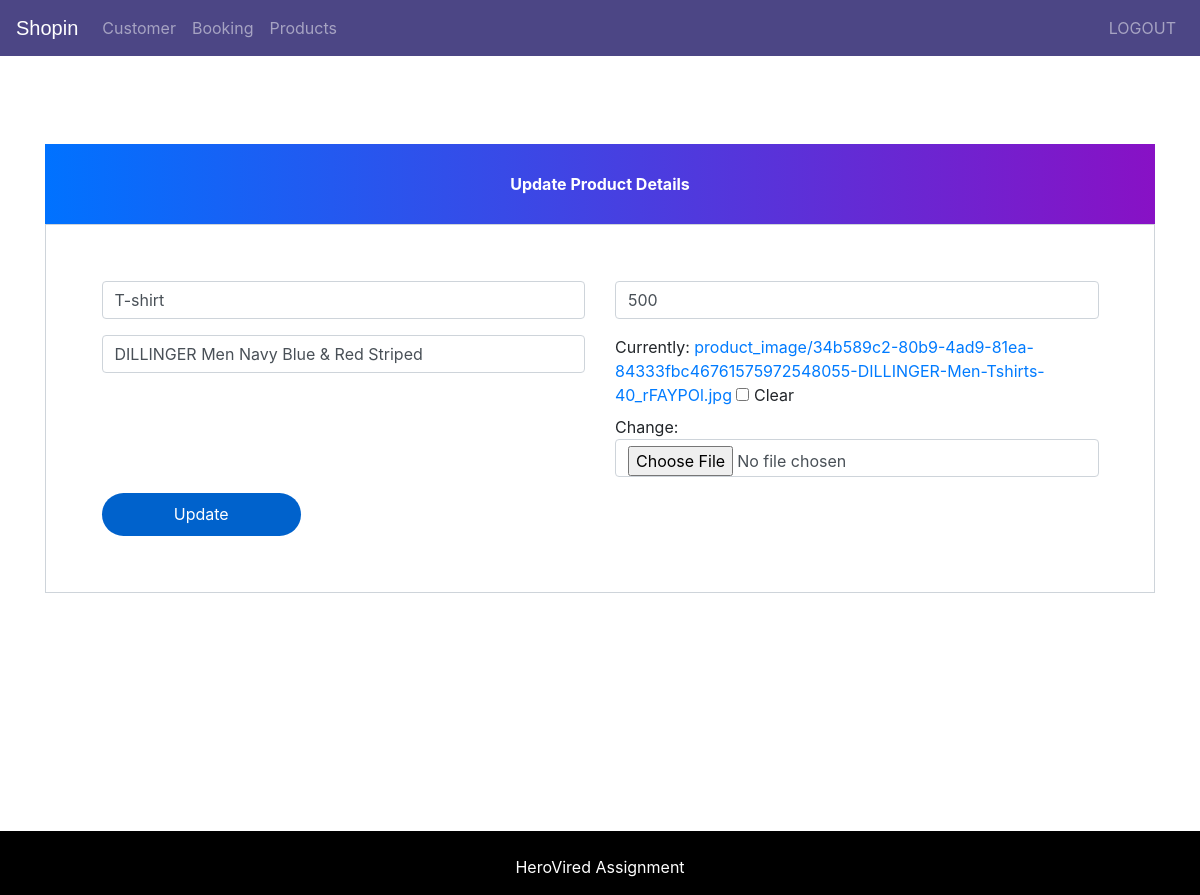
Screenshot of /update-product/3 (signed in) with the database file from the repository.
### ecom/models.py (models this page shows, shortened)
class Product(models.Model):
    name=models.CharField(max_length=40)
    product_image= models.ImageField(upload_to='product_image/',null=True,blank=True)
    price = models.PositiveIntegerField()
    description=models.CharField(max_length=40)

### ecom/views.py (the view)
# urls.py: path('update-product/<int:pk>', views.update_product_view,name='update-product'),
@login_required(login_url='adminlogin')
def update_product_view(request,pk):
    product=models.Product.objects.get(id=pk)
    productForm=forms.ProductForm(instance=product)
    if request.method=='POST':
        productForm=forms.ProductForm(request.POST,request.FILES,instance=product)
        if productForm.is_valid():
            productForm.save()
            return redirect('admin-products')
    return render(request,'ecom/admin_update_product.html',{'productForm':productForm})

### ecom/forms.py
class ProductForm(forms.ModelForm):
    class Meta:
        model=models.Product
        fields=['name','price','description','product_image']

### templates/ecom/admin_update_product.html (shortened to what this page needs)
{% extends 'ecom/admin_base.html' %}
{% load widget_tweaks %}
{% block content %}
<head>
  <link href="//maxcdn.bootstrapcdn.com/bootstrap/4.1.1/css/bootstrap.min.css" rel="stylesheet" id="bootstrap-css">
</head>
<br><br><br><br><br><br>
<form method="post" enctype="multipart/form-data">
  <div class="container register-form">
    <div class="form">
      <div class="note">
        <p>Update Product Details</p>
      </div>
      <div class="form-content">
        <div class="row">
          <div class="col-md-6">
            <div class="form-group">
              {% render_field productForm.name class="form-control" placeholder="Product Name" %}
            </div>
            <div class="form-group">
              {% render_field productForm.description class="form-control" placeholder="Description" %}
            </div>
          </div>
          <div class="col-md-6">
            <div class="form-group">
              {% render_field productForm.price class="form-control" placeholder="Price" %}
            </div>
            <div class="form-group">
              {% render_field productForm.product_image class="form-control" placeholder="product_image" %}
            </div>
          </div>
        </div>
        <button type="submit" class="btnSubmit">Update</button>
      </div>
    </div>
  </div>
</form>
{% endblock content %}

### templates/ecom/admin_base.html (style rules this page uses)
p { text-align: center; }

### templates/ecom/admin_update_product.html (style rules this page uses)
a:link { text-decoration: none; }
.note { text-align: center; height: 80px; background: -webkit-linear-gradient(left, #0072ff, #8811c5); color: #fff; font-weight: bold; line-height: 80px; }
.form-content { padding: 5%; border: 1px solid #ced4da; margin-bottom: 2%; }
.form-control { border-radius: 1.5rem; }
.btnSubmit { border: none; border-radius: 1.5rem; padding: 1%; width: 20%; cursor: pointer; background: #0062cc; color: #fff; }

### rows the page displays
Product: name "T-shirt", description "DILLINGER Men Navy Blue & Red Striped", price "500"
